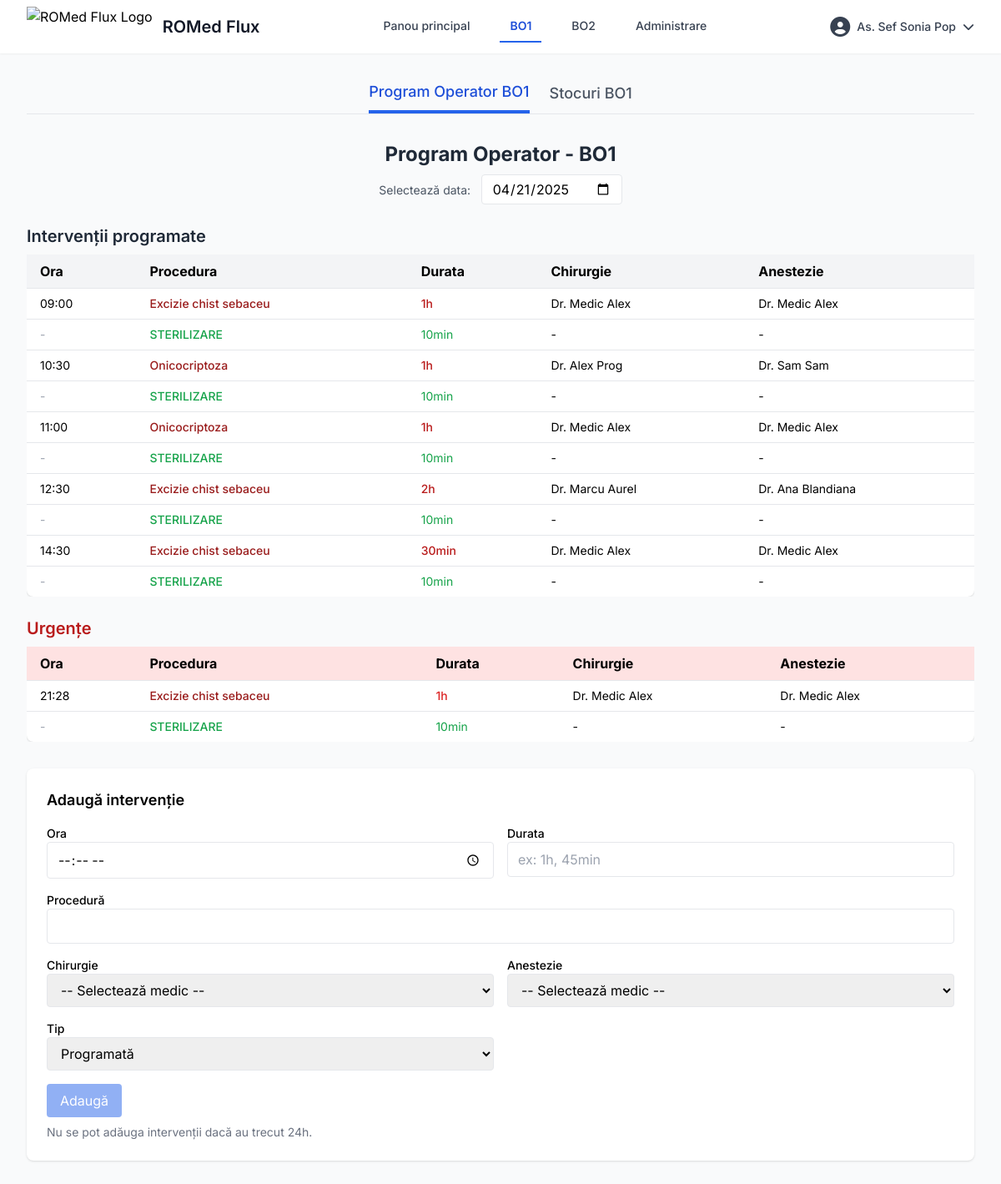
/bo1.php?data=2025-04-21 (signed in), run on the app's committed database.
### tables this page shows
CREATE TABLE `programari_bo1` (
  `id` int(11) NOT NULL,
  `data` date NOT NULL,
  `ora` time NOT NULL,
  `procedura` text NOT NULL,
  `durata` varchar(20) DEFAULT NULL,
  `chirurgie` varchar(100) DEFAULT NULL,
  `anestezie` varchar(100) DEFAULT NULL,
  `tip` enum('programata','urgenta') DEFAULT 'programata',
  `created_at` timestamp NOT NULL DEFAULT current_timestamp()
);

### bo1_program_operator.php (shortened to what this page needs)
<section x-show="tab === 'program'" x-transition>
    <div class="text-center mb-6">
        <h1 class="text-2xl font-bold text-gray-800 mb-2">Program Operator - BO1</h1>
        <form method="GET" class="inline-block">
            <label class="mr-2 text-sm text-gray-600">Selectează data:</label>
            <input type="date" name="data" value="<?= htmlspecialchars($data_selectata) ?>"
                class="border px-3 py-1 rounded" onchange="this.form.submit()">
        </form>
    </div>
    <h2 class="text-xl font-semibold text-gray-800 mb-2">Intervenții programate</h2>
    <div class="overflow-x-auto mb-6">
        <table class="min-w-full bg-white shadow rounded-lg">
            <thead class="bg-gray-100 text-left">
                <tr>
                    <th class="px-4 py-2">Ora</th>
                    <th class="px-4 py-2">Procedura</th>
                    <th class="px-4 py-2">Durata</th>
                    <th class="px-4 py-2">Chirurgie</th>
                    <th class="px-4 py-2">Anestezie</th>
                </tr>
            </thead>
            <tbody>
                <?php foreach ($programari_programate as $p): ?>
                    <tr class="border-t">
                        <td class="px-4 py-2 text-sm"><?= htmlspecialchars(substr($p['ora'], 0, 5)) ?></td>
                        <td class="px-4 py-2 text-sm text-red-800 font-medium"><?= htmlspecialchars($p['procedura']) ?>
                        </td>
                        <td class="px-4 py-2 text-sm text-red-700 font-medium"><?= htmlspecialchars($p['durata']) ?></td>
                        <td class="px-4 py-2 text-sm"><?= htmlspecialchars($p['chirurgie']) ?></td>
                        <td class="px-4 py-2 text-sm"><?= htmlspecialchars($p['anestezie']) ?></td>
                    </tr>
                    <tr class="border-t">
                        <td class="px-4 py-2 text-sm text-gray-400">-</td>
                        <td class="px-4 py-2 text-sm font-medium text-green-600">STERILIZARE</td>
                        <td class="px-4 py-2 text-sm text-green-600">10min</td>
                        <td class="px-4 py-2 text-sm">-</td>
                        <td class="px-4 py-2 text-sm">-</td>
                    </tr>
                <?php endforeach; ?>
            </tbody>
        </table>
    </div>
    <h2 class="text-xl font-semibold text-red-700 mb-2">Urgențe</h2>
    <div class="overflow-x-auto">
        <table class="min-w-full bg-white shadow rounded-lg">
            <thead class="bg-red-100 text-left">
                <tr>
                    <th class="px-4 py-2">Ora</th>
                    <th class="px-4 py-2">Procedura</th>
                    <th class="px-4 py-2">Durata</th>
                    <th class="px-4 py-2">Chirurgie</th>
                    <th class="px-4 py-2">Anestezie</th>
                </tr>
            </thead>
            <tbody>
                <?php foreach ($programari_urgente as $p): ?>
                    <tr class="border-t">
                        <td class="px-4 py-2 text-sm"><?= htmlspecialchars(substr($p['ora'], 0, 5)) ?></td>
                        <td class="px-4 py-2 text-sm text-red-800 font-medium"><?= htmlspecialchars($p['procedura']) ?>
                        </td>
                        <td class="px-4 py-2 text-sm text-red-600 font-medium"><?= htmlspecialchars($p['durata']) ?></td>
                        <td class="px-4 py-2 text-sm"><?= htmlspecialchars($p['chirurgie']) ?></td>
                        <td class="px-4 py-2 text-sm"><?= htmlspecialchars($p['anestezie']) ?></td>
                    </tr>
                    <tr class="border-t">
                        <td class="px-4 py-2 text-sm text-gray-400">-</td>
                        <td class="px-4 py-2 text-sm font-medium text-green-600">STERILIZARE</td>
                        <td class="px-4 py-2 text-sm text-green-600">10min</td>
                        <td class="px-4 py-2 text-sm">-</td>
                        <td class="px-4 py-2 text-sm">-</td>
                    </tr>
                <?php endforeach; ?>
            </tbody>
        </table>
    </div>
    <?php if ($can_edit): ?>
        <section class="bg-white p-6 rounded-lg shadow mt-8">
            <h2 class="text-lg font-semibold mb-4">Adaugă intervenție</h2>
            <form method="POST" class="grid grid-cols-1 md:grid-cols-2 gap-4">
                <div>
                    <label class="block text-sm font-medium">Ora</label>
                    <input type="time" name="ora" required class="w-full border rounded px-3 py-2">
                </div>
                <div>
                    <label class="block text-sm font-medium">Durata</label>
                    <input type="text" name="durata" required placeholder="ex: 1h, 45min"
                        class="w-full border rounded px-3 py-2">
                </div>
                <div class="md:col-span-2">
                    <label class="block text-sm font-medium">Procedură</label>
                    <input type="text" name="procedura" required class="w-full border rounded px-3 py-2">
                </div>
                <div>
                    <label class="block text-sm font-medium">Chirurgie</label>
                    <select name="chirurgie" class="w-full border rounded px-3 py-2">
                        <option value="">-- Selectează medic --</option>
                    </select>
                </div>
                <div>
                    <label class="block text-sm font-medium">Anestezie</label>
                    <select name="anestezie" class="w-full border rounded px-3 py-2">
                        <option value="">-- Selectează medic --</option>
                    </select>
                </div>
                <div>
                    <label class="block text-sm font-medium">Tip</label>
                    <select name="tip" class="w-full border rounded px-3 py-2">
                        <option value="programata">Programată</option>
                    </select>
                </div>
                <div class="md:col-span-2">
                    <?php
                       $azi = new DateTime();
                       $data_selectata_obj = new DateTime($data_selectata ?? date('Y-m-d'));
                       $interval = $azi->diff($data_selectata_obj);
                       $disable_adauga = $data_selectata_obj < $azi && $interval->days > 1;
                       ?>
                    <button type="submit"
                        class="bg-blue-600 text-white px-4 py-2 rounded <?= $disable_adauga ? 'opacity-50 cursor-not-allowed' : '' ?>"
                        <?= $disable_adauga ? 'disabled' : '' ?>>
                        Adaugă
                    </button>
                    <?php if ($disable_adauga): ?>
                        <p class="text-sm text-gray-500 mt-2">
                            Nu se pot adăuga intervenții dacă au trecut 24h.
                        </p>
                    <?php endif; ?>
                </div>
            </form>
        </section>
    <?php endif; ?>
</section>

### data on the page
programari_bo1: ora "09:00", procedura "Excizie chist sebaceu", durata "1h", chirurgie "Dr. Medic Alex", anestezie "Dr. Medic Alex"
programari_bo1: ora "10:30", procedura "Onicocriptoza", durata "1h", chirurgie "Dr. Alex Prog", anestezie "Dr. Sam Sam"
programari_bo1: ora "11:00", procedura "Onicocriptoza", durata "1h", chirurgie "Dr. Medic Alex", anestezie "Dr. Medic Alex"
programari_bo1: ora "12:30", procedura "Excizie chist sebaceu", durata "2h", chirurgie "Dr. Marcu Aurel", anestezie "Dr. Ana Blandiana"
programari_bo1: ora "14:30", procedura "Excizie chist sebaceu", durata "30min", chirurgie "Dr. Medic Alex", anestezie "Dr. Medic Alex"
programari_bo1: ora "21:28", procedura "Excizie chist sebaceu", durata "1h", chirurgie "Dr. Medic Alex", anestezie "Dr. Medic Alex"

### other printed values
getDisplayName($_SESSION) "As. Sef Sonia Pop"
